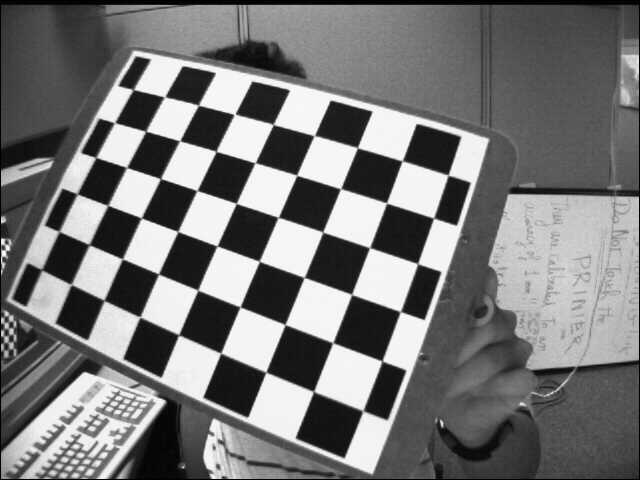
#> input picture calibration_imgs/right03.jpg, 640 x 480 px, given as the content of the folder chess_board, which was not available
$ python cameracalibration.py
#> lines starting #> are read from the running program, lines starting #| are printed output that depends on the picture; after the words box and inside, x2 and y2 are one past the last pixel; in counts of white or black regions, pixels touching at a corner belong together; long printed decimals are rounded; pictures that were not available may be replaced by others from this repository, and a replacement may not be noted
import numpy as np
import cv2 as cv
import glob
from matplotlib import pyplot as plt

# termination criteria
criteria = (cv.TERM_CRITERIA_EPS + cv.TERM_CRITERIA_MAX_ITER, 30, 0.001)
# prepare object points, like (0,0,0), (1,0,0), (2,0,0) ....,(6,5,0)
objp = np.zeros((6*7,3), np.float32)
objp[:,:2] = np.mgrid[0:7,0:6].T.reshape(-1,2)
# Arrays to store object points and image points from all the images.
objpoints = [] # 3d point in real world space
imgpoints = [] # 2d points in image plane.
images = glob.glob('chess_board/*.jpg')
for fname in images:
    img = cv.imread(fname)
#> img is the input picture: shape (480, 640, 3); min 0, max 255, mean 119.3
    gray = cv.cvtColor(img, cv.COLOR_BGR2GRAY)
    # Find the chess board corners
    ret, corners = cv.findChessboardCorners(gray, (7,6), None)
#> ret = True; corners = 42 rows, first 8: [313, 390.6], [266.3, 371.9], [221, 353.3], [178.3, 335.4], [140.1, 316.8], [104.2, 300.4], [70.98, 284], [332.9, 342.3]
    # If found, add object points, image points (after refining them)
    if ret == True:
        objpoints.append(objp)
        corners2 = cv.cornerSubPix(gray,corners, (11,11), (-1,-1), criteria)
#> corners2 = 42 rows, first 8: [313.6, 391.6], [265.8, 372.1], [220.7, 353.2], [178.8, 334.8], [139.9, 317], [104, 300.4], [71.12, 284.5], [332.8, 342.7]
        imgpoints.append(corners)
        # Draw and display the corners
        cv.drawChessboardCorners(img, (7,6), corners2, ret)
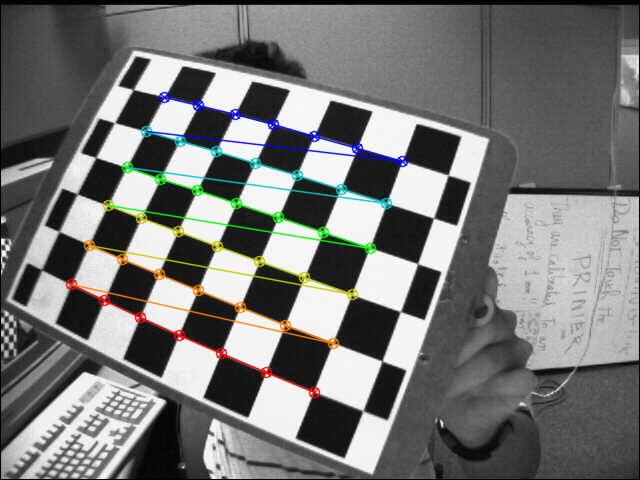
#> img: shape (480, 640, 3); 3.81% of pixels changed, all inside (x1, y1, x2, y2) = (65, 91, 409, 399)
cv.destroyAllWindows()

ret, mtx, dist, rvecs, tvecs = cv.calibrateCamera(objpoints, imgpoints, gray.shape[::-1], None, None)
#> ret = 0.101; mtx = [[405, 0, 354.7], [0, 401.6, 273.8], [0, 0, 1]]; dist = [[-0.194, 0.0831, -0.00959, -0.0116, -0.0364]]; rvecs = ([-0.201, -0.282, -2.77],); tvecs = ([-0.766, 2.24, 7.45],)

print("Ret = ", ret, "\n", "Mtx = ", mtx, "\n", "Dist = ", dist, "\n", "Rvecs = ", rvecs, "\n", "Tvecs = ", tvecs)
#| Ret =  0.1006
#|  Mtx =  [[404.960   0.         354.708]
#|  [  0.         401.573 273.752 ]
#|  [  0.           0.           1.        ]]
#|  Dist =  [[-0.1936  0.08307 -0.009594 -0.01162 -0.03645]]
#|  Rvecs =  (array([[-0.2011],
#|        [-0.2819],
#|        [-2.772]]),)
#|  Tvecs =  (array([[-0.7662],
#|        [ 2.242],
#|        [ 7.449]]),)

img = cv.imread('chess_board/right03.jpg')
h,  w = img.shape[:2]
#> h = 480; w = 640
newcameramtx, roi = cv.getOptimalNewCameraMatrix(mtx, dist, (w,h), 1, (w,h))
#> newcameramtx = [[290.5, 0, 346.6], [0, 287.7, 266.7], [0, 0, 1]]; roi = (92, 71, 488, 354)

# undistort
dst = cv.undistort(img, mtx, dist, None, newcameramtx)
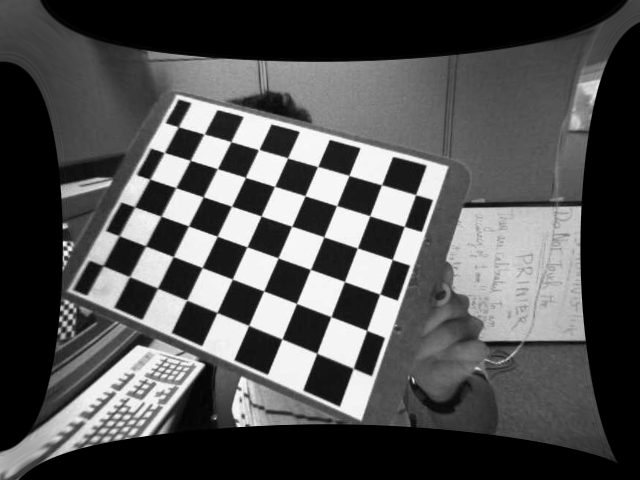
#> dst: shape (480, 640, 3); min 0, max 255, mean 80.7
# crop the image
x, y, w, h = roi
#> x = 92; y = 71; w = 488; h = 354
dst = dst[y:y+h, x:x+w]
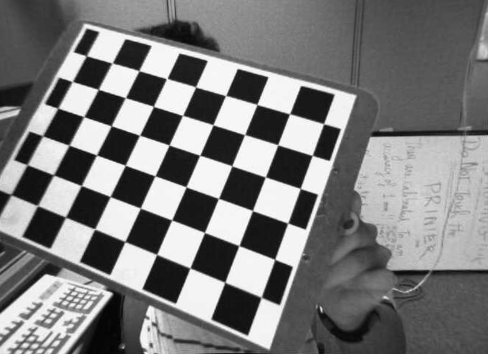
#> dst: shape (354, 488, 3); min 1, max 255, mean 123.4
cv.imwrite('calibresult.png', dst)

# undistort
mapx, mapy = cv.initUndistortRectifyMap(mtx, dist, None, newcameramtx, (w,h), 5)
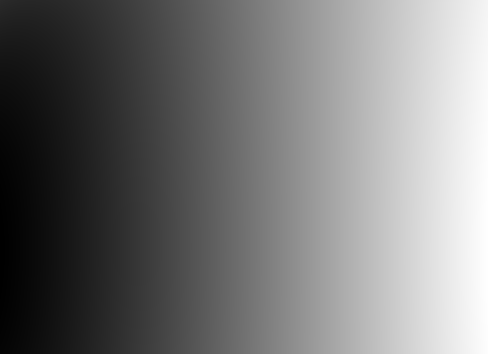
#> mapx: shape (354, 488) float32; min -46.25, max 539.2, mean 227.1; drawn with min black and max white
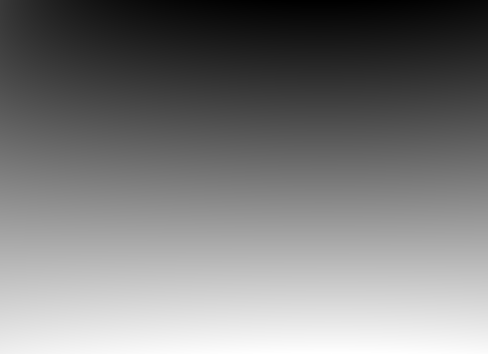
#> mapy: shape (354, 488) float32; min -61.1, max 391.3, mean 159.2; drawn with min black and max white
dst = cv.remap(img, mapx, mapy, cv.INTER_LINEAR)
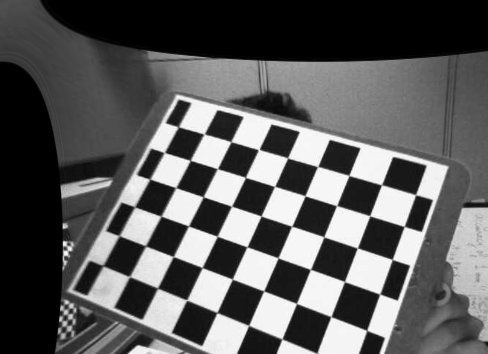
#> dst: shape (354, 488, 3); min 0, max 255, mean 91.2
# crop the image
x, y, w, h = roi
dst = dst[y:y+h, x:x+w]
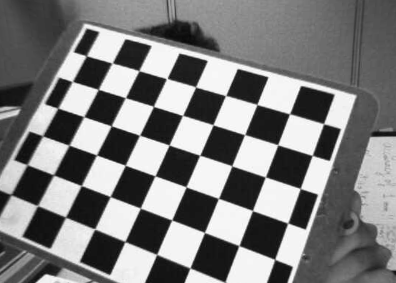
#> dst: shape (283, 396, 3); min 7, max 255, mean 125.1
cv.imwrite('calibresult.png', dst)

mean_error = 0
for i in range(len(objpoints)):
    imgpoints2, _ = cv.projectPoints(objpoints[i], rvecs[i], tvecs[i], mtx, dist)
    error = cv.norm(imgpoints[i], imgpoints2, cv.NORM_L2)/len(imgpoints2)
    mean_error += error
#> this loop made 1 pass
#> (error, mean_error) on pass 1: (0.0155, 0.0155)
#> after the loop, mean_error = 0.0155
print( "total error: {}".format(mean_error/len(objpoints)) )
#| total error: 0.01552
